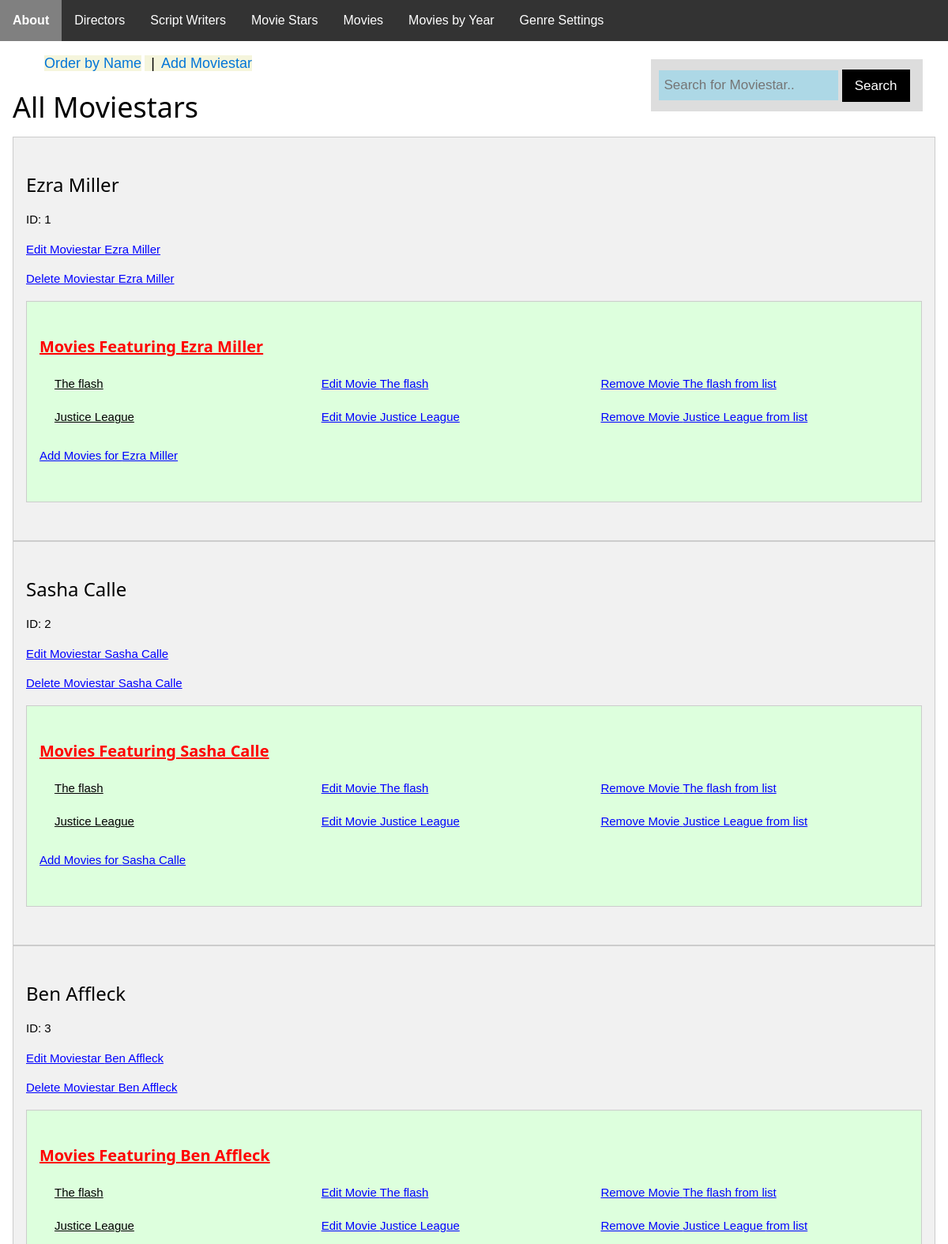
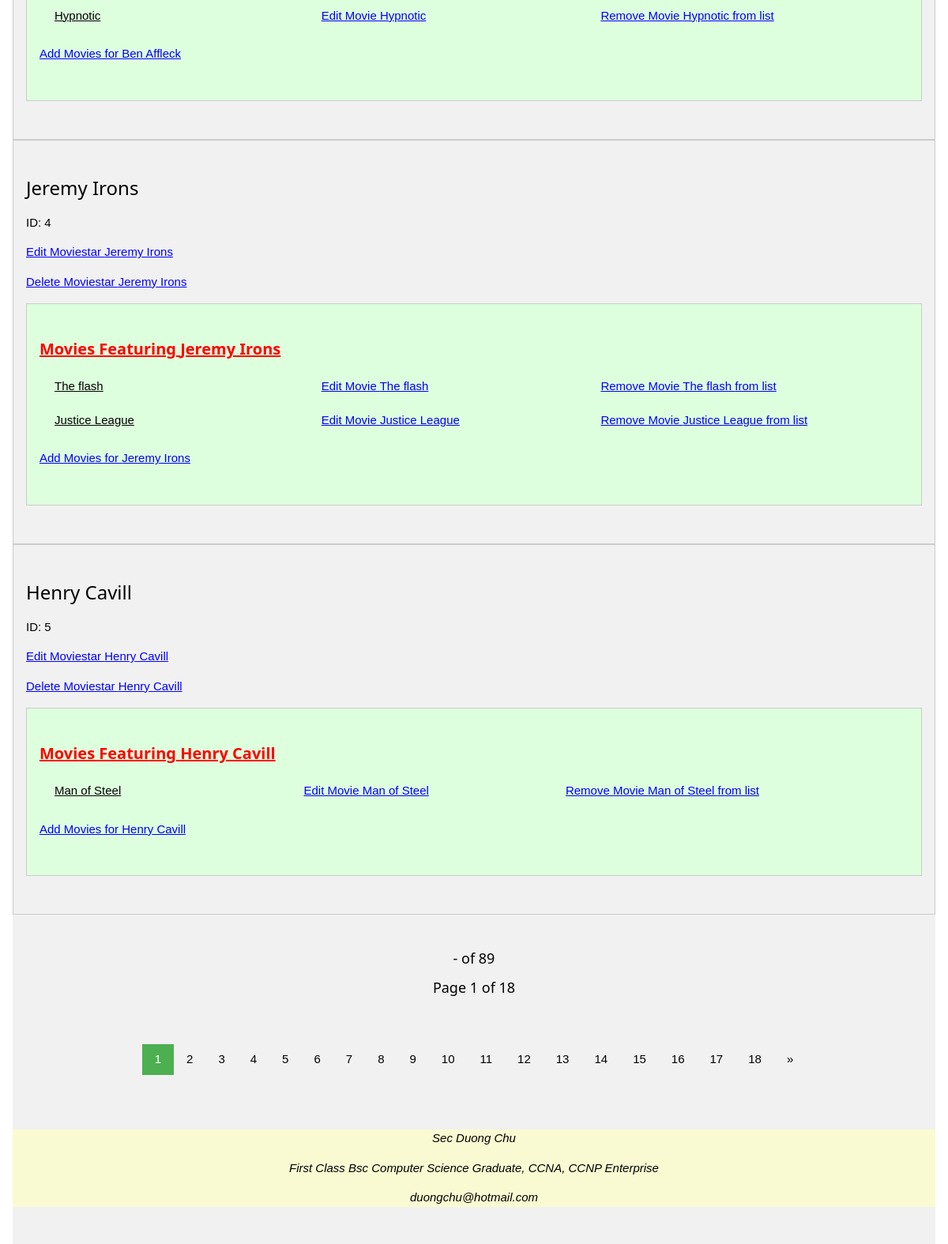
The page /moviestars/index on the database its author committed (2 pictures, top to bottom).
### app/models/models.py (models this page shows, shortened)
class moviestar(db.Model):
    Star_ID = db.Column(db.Integer, primary_key=True)
    Star_Name = db.Column(db.String(100), nullable=False)

class movie(db.Model):
    Movie_ID = db.Column(db.Integer, primary_key=True)
    Movie_Title = db.Column(db.String(100), nullable=False)
    Duration = db.Column(db.Integer, nullable=False)
    Year = db.Column(db.Integer, nullable=False)
    directed_movies = db.relationship('director', secondary=DirectedMovies, backref='movie')
    categories = db.relationship('genre', secondary=CategorizedMovie, backref='movie')
    cast = db.relationship('moviestar', secondary=MovieCast, backref='movie')
    moviescripts = db.relationship('writer', secondary=MovieScript, backref='movie')
    movie_rating = db.relationship('review', backref='movie')

### app/moviestars/routes.py (the view)
@moviestars_bp.route("/", methods=['GET','POST'])
@moviestars_bp.route("/index", methods=['GET','POST'])
def index():
    order = request.args.get('order')
    page = request.args.get('page', 1, type=int)
    pagination = None
    title = ""
    if order == "name":
        pagination = moviestar.query.order_by(moviestar.Star_Name).paginate(page=page, per_page=5)
        title = "All Moviestars order by Name"
    else:
        pagination = moviestar.query.paginate(page=page, per_page=5)
        title = "All Moviestars"
    return render_template("moviestars/index.html", title=title,
                           pagination=pagination, order=order)

### app/templates/moviestars/index.html (shortened to what this page needs)
{% extends "base.html" %}
{% block content %}
 <ul class="breadcrumb">
	<li><a href="{{ url_for('moviestars.index', page=1, order='name') }}">Order by Name</a></li>
	<li><a href="{{ url_for('moviestars.create') }}">Add Moviestar</a></li>
	<div class="search-container">
		<form method="post" action="{{ url_for('moviestars.search') }}">
			<input id="text" type="text" placeholder="Search for Moviestar.." name="keyword">
			<button class="w3-button w3-black" type="submit">Search</button>
		</form>
	</div>
</ul>
<h1> {{ title }} </h1>
	{% set count = namespace(value=0) %}
	{% set starcount = namespace(value=0) %}
	{% for star in pagination.items %}
		<div class="w3-container w3-light-grey w3-teal w3-border w3-padding-32">
				{% set starcount.value = starcount.value + 1 %}
				{% set starid = "star" + starcount.value|string %}
			<span id="{{ starid }}">
				<h3>  {{ star.Star_Name }} </h3>
				<p> ID: {{ star.Star_ID }} </p>
				<p> <a class="alink" href="{{ url_for('moviestars.editMoviestar', Id=star.Star_ID) }}">
				Edit Moviestar {{ star.Star_Name }} </a> </p>
				<p><a class="alink" href="#"
				onclick="deleteEntity('{{ starid }}','{{ url_for('moviestars.delete',Id=star.Star_ID) }}','{{ star.Star_Name }}')">
				Delete Moviestar {{ star.Star_Name }} </a> </p>
				<div class="w3-panel w3-padding-32 w3-pale-green w3-teal w3-border">
					<h4 class="header">Movies Featuring {{ star.Star_Name }} </h4>
					{% if star.movie|length == 0 %}
						<p>{{ star.Star_Name }} has not featured in any movies</p>
					{% else %}
						<ul class="w3-ul">
							<table class="tabledata">
								{% for _movie in star.movie %}
									{% set count.value = count.value + 1 %}
									{% set rowid = 'row' + count.value|string %}
									<tr id="{{ rowid }}">
										<td><li> <a href="{{ url_for('movies.movieDetails', Id=_movie.Movie_ID) }}">
										{{ _movie.Movie_Title }} </a></li></td>
										<td><a class="alink" href="{{ url_for('movies.editMovie',Id=_movie.Movie_ID) }}">
										Edit Movie {{ _movie.Movie_Title }}</a></td>
										<td><a class="alink" href="#"
										onclick="deleteAndHideRow('{{ rowid }}',
										'{{ url_for('moviestars.removeMovie',Id=star.Star_ID, movieId=_movie.Movie_ID) }}'
										,'{{ star.Star_Name }}','{{ _movie.Movie_Title }}')">
										Remove Movie {{ _movie.Movie_Title }} from list</a></td>
									</tr>
								{% endfor %}
							</table>
						</ul>
					{% endif %}
					<p><a class="alink" href="{{ url_for('moviestars.addMovie', Id=star.Star_ID) }}">Add Movies for {{ star.Star_Name }} </a></p>
				</div>
			</span>
		</div>
	{% endfor %}
	<div class="w3-light-grey w3-padding-32" style="text-align: center;">
		<h5> {{ pagination.first }} - {{ pagination.last }} of {{ pagination.total }}</h5>
		<h5> Page {{ pagination.page }} of {{ pagination.pages }} </h5>
	<div>
	<div class="pagination w3-panel w3-padding-32">
		{% for number in range(1, pagination.pages + 1) %}
			{% if pagination.page != number %}
				<a href="{{ url_for('moviestars.index', page=number, order=order) }}">{{ number }} </a>
			{% else %}
				<a href="{{ url_for('moviestars.index', page=number, order=order) }}" class="active">{{ number }}</a>
			{% endif %}
		{% endfor %}
		{% if pagination.has_next %}
			<a href="{{ url_for('moviestars.index', page=pagination.next_num, order=order) }}">&raquo;</a>
		{% endif %}
	</div>
{% endblock %}

### app/static/common.css (style rules this page uses)
html { box-sizing:border-box }
*,*:before,*:after { box-sizing:inherit }
html { -ms-text-size-adjust:100%;-webkit-text-size-adjust:100% }
body { margin:0 }
button,input,select,textarea,optgroup { font:inherit;margin:0 }
button,input { overflow:visible }
button,select { text-transform:none }
button,[type=button],[type=reset],[type=submit] { -webkit-appearance:button }
html,body { font-family:Verdana,sans-serif;font-size:15px;line-height:1.5 }
html { overflow-x:hidden }
h1 { font-size:36px }
h3 { font-size:24px }
h4 { font-size:20px }
h5 { font-size:18px }
h1,h2,h3,h4,h5,h6 { font-family:"Segoe UI",Arial,sans-serif;font-weight:400;margin:10px 0 }
.w3-btn,.w3-button { border:none;display:inline-block;padding:8px 16px;vertical-align:middle;overflow:hidden;text-decoration:none;color:inherit;background-color:inherit;text-align:center;cursor:pointer;white-space:nowrap }
.w3-btn,.w3-button { -webkit-touch-callout:none;-webkit-user-select:none;-khtml-user-select:none;-moz-user-select:none;-ms-user-select:none;user-select:none }
.w3-ul { list-style-type:none;padding:0;margin:0 }
.w3-ul li { padding:8px 16px;border-bottom:1px solid #ddd }
.w3-ul li:last-child { border-bottom:none }
.w3-container:after,.w3-container:before,.w3-panel:after,.w3-panel:before,.w3-row:after,.w3-row:before,.w3-row-padding:after,.w3-row-padding:before, .w3-cell-row:before,.w3-cell-row:after,.w3-clear:after,.w3-clear:before,.w3-bar:before,.w3-bar:after { content:"";display:table;clear:both }
.w3-container,.w3-panel { padding:0.01em 16px }
.w3-panel { margin-top:16px;margin-bottom:16px }
.w3-border { border:1px solid #ccc!important }
.w3-padding-32 { padding-top:32px!important;padding-bottom:32px!important }
.w3-teal,.w3-hover-teal:hover { color:#fff!important;background-color:#009688!important }
.w3-black,.w3-hover-black:hover { color:#fff!important;background-color:#000!important }
.w3-light-grey,.w3-hover-light-grey:hover,.w3-light-gray,.w3-hover-light-gray:hover { color:#000!important;background-color:#f1f1f1!important }
.w3-pale-green,.w3-hover-pale-green:hover { color:#000!important;background-color:#ddffdd!important }

### app/static/style.css (style rules this page uses)
body { font-family: Arial, Helvetica, sans-serif; }
ul.breadcrumb li { display: inline; font-size: 18px; background-color: Beige; font-weight: normal; }
ul.breadcrumb li+li:before { padding: 8px; color: black; content: "|"; }
ul.breadcrumb li a { color: #0275d8; text-decoration: none; font-size: 18px; font-weight: normal; }
.pagination { display: inline-block; }
.pagination a { color: black; float: left; padding: 8px 16px; text-decoration: none; transition: background-color .3s; }
.pagination a.active { background-color: #4CAF50; color: white; }
input[type=text], [type=number], [type=select] { width: 100%; padding: 12px 20px; margin: 8px 0; box-sizing: border-box; border: 1px solid #555; outline: none; }
input[type=text], [type=number], [type=select]:focus { background-color: lightblue; }
.search-container { float: right; padding: 6px 10px; margin-top: 8px; margin-right: 16px; background: #ddd; font-size: 17px; border: none; cursor: pointer; }
#text { padding: 6px; margin-top: 8px; font-size: 17px; border: none; background-color: light-blue; width: 70%; }
.header { color: red; text-decoration: underline; font-weight: bold; }
.alink { color: blue; }
.tabledata td { width: 25%; }

### rows shown on the page
moviestar: Star_Name "Ezra Miller", Star_ID "1"
movie: Movie_Title "The flash"
movie: Movie_Title "Justice League"
moviestar: Star_Name "Sasha Calle", Star_ID "2"
moviestar: Star_Name "Ben Affleck", Star_ID "3"
movie: Movie_Title "Hypnotic"
moviestar: Star_Name "Jeremy Irons", Star_ID "4"
moviestar: Star_Name "Henry Cavill", Star_ID "5"
movie: Movie_Title "Man of Steel"

### other values the page prints
{{ title }} "All Moviestars"
{{ pagination.total }} "89"
{{ pagination.page }} "1"
{{ pagination.pages }} "18"
{{ number }} "1"
{{ number }} "2" "3" "4" "5" "6" "7" "8" "9" "10" "11" "12" "13" "14" "15" "16" "17" "18"
